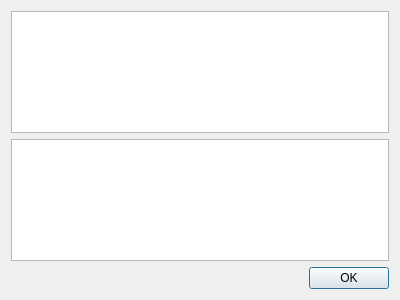
<?xml version="1.0" encoding="UTF-8"?>
<ui version="4.0">
 <class>SendReplyDialog</class>
 <widget class="QDialog" name="SendReplyDialog">
  <property name="geometry">
   <rect>
    <x>0</x>
    <y>0</y>
    <width>400</width>
    <height>300</height>
   </rect>
  </property>
  <property name="windowTitle">
   <string>Dialog</string>
  </property>
  <layout class="QVBoxLayout" name="verticalLayout">
   <item>
    <widget class="QTextEdit" name="textView">
     <property name="focusPolicy">
      <enum>Qt::NoFocus</enum>
     </property>
     <property name="readOnly">
      <bool>true</bool>
     </property>
    </widget>
   </item>
   <item>
    <widget class="QTextEdit" name="replyEdit"/>
   </item>
   <item>
    <widget class="QDialogButtonBox" name="buttonBox">
     <property name="standardButtons">
      <set>QDialogButtonBox::Ok</set>
     </property>
    </widget>
   </item>
  </layout>
 </widget>
 <resources/>
 <connections>
  <connection>
   <sender>buttonBox</sender>
   <signal>accepted()</signal>
   <receiver>SendReplyDialog</receiver>
   <slot>accept()</slot>
   <hints>
    <hint type="sourcelabel">
     <x>82</x>
     <y>274</y>
    </hint>
    <hint type="destinationlabel">
     <x>2</x>
     <y>279</y>
    </hint>
   </hints>
  </connection>
  <connection>
   <sender>buttonBox</sender>
   <signal>rejected()</signal>
   <receiver>SendReplyDialog</receiver>
   <slot>reject()</slot>
   <hints>
    <hint type="sourcelabel">
     <x>149</x>
     <y>284</y>
    </hint>
    <hint type="destinationlabel">
     <x>143</x>
     <y>298</y>
    </hint>
   </hints>
  </connection>
 </connections>
</ui>
